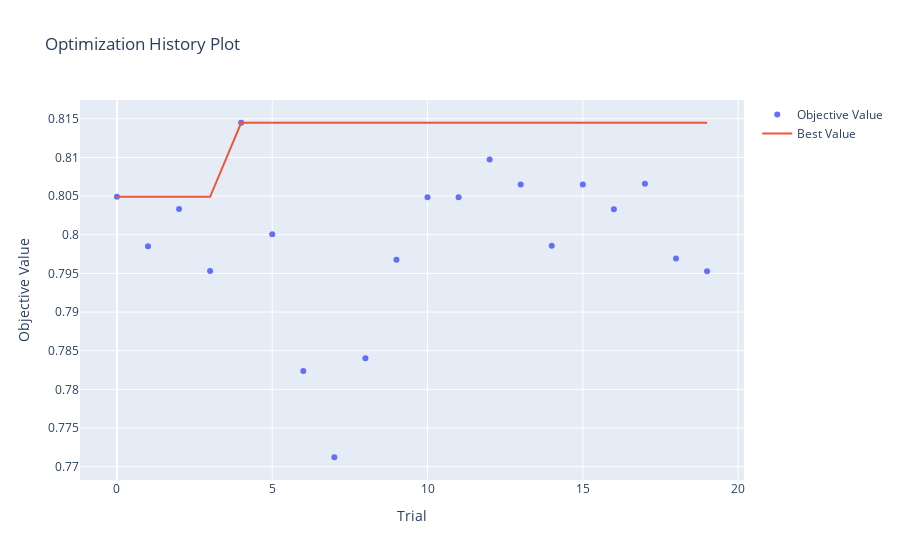

The cell this chart's notebook holds for it:
### Markdown cell above
### HYPERPARAMETER PROCESS VISUALIZATION

We can also visualize the optimization process using Optuna's built-in visualization functions. These functions use Plotly to create interactive plots that show various aspects of the optimization process

### Code cell
# Plot optimization history
ov.plot_optimization_history(study)

### Figure 1 — Plotly figure (JSON) as saved in the notebook; plotly's stock layout.template omitted (floating-point values rounded to 4 significant figures)
{"data": [{"mode": "markers", "name": "Objective Value", "type": "scatter", "x": [0, 1, 2, 3, 4, 5, 6, 7, 8, 9, 10, 11, 12, 13, 14, 15, 16, 17, 18, 19], "y": [0.8049, 0.7985, 0.8033, 0.7953, 0.8145, 0.8001, 0.7824, 0.7712, 0.784, 0.7968, 0.8049, 0.8048, 0.8097, 0.8065, 0.7986, 0.8065, 0.8033, 0.8066, 0.7969, 0.7953]}, {"mode": "lines", "name": "Best Value", "type": "scatter", "x": [0, 1, 2, 3, 4, 5, 6, 7, 8, 9, 10, 11, 12, 13, 14, 15, 16, 17, 18, 19], "y": [0.8049, 0.8049, 0.8049, 0.8049, 0.8145, 0.8145, 0.8145, 0.8145, 0.8145, 0.8145, 0.8145, 0.8145, 0.8145, 0.8145, 0.8145, 0.8145, 0.8145, 0.8145, 0.8145, 0.8145]}, {"marker": {"color": "#cccccc"}, "mode": "markers", "name": "Infeasible Trial", "showlegend": false, "type": "scatter", "x": [], "y": []}], "layout": {"title": {"text": "Optimization History Plot"}, "xaxis": {"title": {"text": "Trial"}}, "yaxis": {"title": {"text": "Objective Value"}}}}
